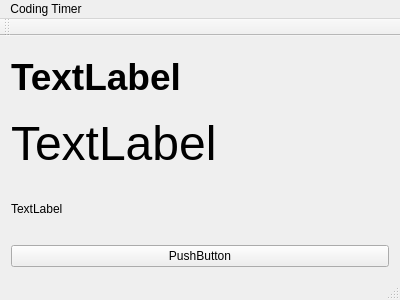
<?xml version="1.0" encoding="UTF-8"?>
<ui version="4.0">
 <class>MainWindow</class>
 <widget class="QMainWindow" name="MainWindow">
  <property name="geometry">
   <rect>
    <x>0</x>
    <y>0</y>
    <width>400</width>
    <height>300</height>
   </rect>
  </property>
  <property name="windowTitle">
   <string>MainWindow</string>
  </property>
  <widget class="QWidget" name="centralWidget">
   <layout class="QVBoxLayout" name="verticalLayout">
    <item>
     <widget class="QLabel" name="label_dt">
      <property name="font">
       <font>
        <pointsize>28</pointsize>
        <weight>75</weight>
        <bold>true</bold>
       </font>
      </property>
      <property name="text">
       <string>TextLabel</string>
      </property>
     </widget>
    </item>
    <item>
     <widget class="QLabel" name="label_alarm">
      <property name="font">
       <font>
        <pointsize>36</pointsize>
       </font>
      </property>
      <property name="text">
       <string>TextLabel</string>
      </property>
     </widget>
    </item>
    <item>
     <widget class="QLabel" name="label_cd">
      <property name="text">
       <string>TextLabel</string>
      </property>
     </widget>
    </item>
    <item>
     <widget class="QPushButton" name="pushButton">
      <property name="text">
       <string>PushButton</string>
      </property>
     </widget>
    </item>
   </layout>
  </widget>
  <widget class="QMenuBar" name="menuBar">
   <property name="geometry">
    <rect>
     <x>0</x>
     <y>0</y>
     <width>400</width>
     <height>26</height>
    </rect>
   </property>
   <widget class="QMenu" name="menuCoding_Timer">
    <property name="title">
     <string>Coding Timer</string>
    </property>
   </widget>
   <addaction name="menuCoding_Timer"/>
  </widget>
  <widget class="QToolBar" name="mainToolBar">
   <attribute name="toolBarArea">
    <enum>TopToolBarArea</enum>
   </attribute>
   <attribute name="toolBarBreak">
    <bool>false</bool>
   </attribute>
  </widget>
  <widget class="QStatusBar" name="statusBar"/>
 </widget>
 <layoutdefault spacing="6" margin="11"/>
 <resources/>
 <connections/>
</ui>
